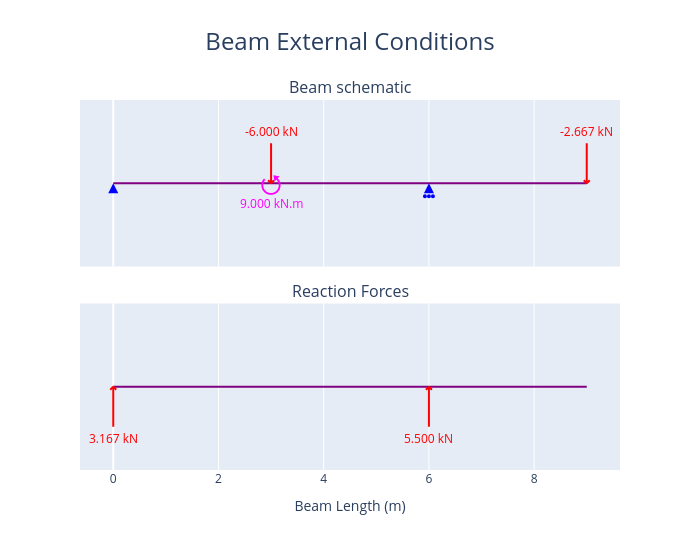

The code cell stored with this chart in its notebook:
### Code cell
fig = beam_1.plot_beam_external()
fig.show()

### Figure 1 — Plotly figure (JSON) as saved in the notebook; plotly's stock layout.template omitted (floating-point values rounded to 4 significant figures)
{"data": [{"hoverinfo": "skip", "hovertemplate": "%{x} %{meta[0]}", "line": {"color": "purple", "width": 2}, "meta": ["m"], "mode": "lines", "name": "Beam_", "type": "scatter", "x": [0, 9], "xaxis": "x", "y": [0, 0], "yaxis": "y"}, {"hoverinfo": "skip", "hovertemplate": "x: %{x:.3f} %{meta[1]}<br>Fixed: %{meta[0]}", "marker": {"color": "blue", "size": 10, "symbol": "triangle-up"}, "meta": ["[1, 1, 0]", "m"], "mode": "markers", "name": "Support", "opacity": 0, "showlegend": false, "type": "scatter", "x": [0], "xaxis": "x", "y": [0], "yaxis": "y"}, {"fill": "toself", "hoverinfo": "skip", "marker": {"color": "blue", "size": 10, "symbol": "arrow-up"}, "mode": "markers", "name": "Support", "showlegend": false, "type": "scatter", "x": [0], "xaxis": "x", "y": [0], "yaxis": "y"}, {"hoverinfo": "skip", "hovertemplate": "x: %{x:.3f} %{meta[1]}<br>Fixed: %{meta[0]}", "marker": {"color": "blue", "size": 10, "symbol": "triangle-up"}, "meta": ["[0, 1, 0]", "m"], "mode": "markers", "name": "Support", "opacity": 0, "showlegend": false, "type": "scatter", "x": [6], "xaxis": "x", "y": [0], "yaxis": "y"}, {"fill": "toself", "hoverinfo": "skip", "marker": {"color": "blue", "size": 10, "symbol": "arrow-up"}, "mode": "markers", "name": "Support", "showlegend": false, "type": "scatter", "x": [6], "xaxis": "x", "y": [0], "yaxis": "y"}, {"hoverinfo": "skip", "hovertemplate": "x: %{meta[1]:.3f} %{meta[2]}<br>Force: %{meta[0]:.3f} %{meta[3]}            <br>Angle: %{meta[5]:.3f} deg", "marker": {"color": "red", "size": 10, "symbol": "triangle-up"}, "meta": [-6, 3, "m", "kN", "kN.m", 90], "mode": "markers", "name": "Point<br>Load", "opacity": 0, "showlegend": false, "type": "scatter", "x": [3], "xaxis": "x", "y": [0], "yaxis": "y"}, {"hoverinfo": "skip", "hovertemplate": "x: %{meta[1]:.3f} %{meta[2]}<br>Moment: %{meta[0]:.3f} %{meta[4]}", "marker": {"color": "magenta", "size": 10, "symbol": "triangle-up"}, "meta": [9, 3, "m", "kN", "kN.m"], "mode": "markers", "name": "Point<br>Torque", "opacity": 0, "showlegend": false, "type": "scatter", "x": [3], "xaxis": "x", "y": [0], "yaxis": "y"}, {"hoverinfo": "skip", "hovertemplate": "x: %{meta[1]:.3f} %{meta[2]}<br>Force: %{meta[0]:.3f} %{meta[3]}            <br>Angle: %{meta[5]:.3f} deg", "marker": {"color": "red", "size": 10, "symbol": "triangle-up"}, "meta": [-2.667, 9, "m", "kN", "kN.m", 90], "mode": "markers", "name": "Point<br>Load", "opacity": 0, "showlegend": false, "type": "scatter", "x": [9], "xaxis": "x", "y": [0], "yaxis": "y"}, {"hoverinfo": "skip", "hovertemplate": "%{x}", "line": {"color": "purple", "width": 2}, "mode": "lines", "name": "Beam", "type": "scatter", "x": [0, 9], "xaxis": "x2", "y": [0, 0], "yaxis": "y2"}, {"hoverinfo": "skip", "hovertemplate": "Reactions<br>x coord: %{x:.3f} %{meta[3]}<br>y: %{meta[1]:.3f} %{meta[4]}", "marker": {"color": "red", "size": 10, "symbol": "triangle-up"}, "meta": [0, 3.167, 0, "m", "kN", "kN.m"], "mode": "markers", "name": "Reaction", "opacity": 0, "showlegend": false, "type": "scatter", "x": [0], "xaxis": "x2", "y": [0], "yaxis": "y2"}, {"hoverinfo": "skip", "hovertemplate": "Reactions<br>x coord: %{x:.3f} %{meta[3]}<br>y: %{meta[1]:.3f} %{meta[4]}", "marker": {"color": "red", "size": 10, "symbol": "triangle-up"}, "meta": [0, 5.5, 0, "m", "kN", "kN.m"], "mode": "markers", "name": "Reaction", "opacity": 0, "showlegend": false, "type": "scatter", "x": [6], "xaxis": "x2", "y": [0], "yaxis": "y2"}], "layout": {"annotations": [{"font": {"size": 16}, "showarrow": false, "text": "Beam schematic", "x": 0.5, "xanchor": "center", "xref": "paper", "y": 1, "yanchor": "bottom", "yref": "paper"}, {"font": {"size": 16}, "showarrow": false, "text": "Reaction Forces", "x": 0.5, "xanchor": "center", "xref": "paper", "y": 0.45, "yanchor": "bottom", "yref": "paper"}, {"font": {"color": "red"}, "showarrow": false, "text": "-6.000 kN", "x": 3, "xref": "x", "xshift": 0, "y": 0, "yref": "y", "yshift": 52}, {"font": {"color": "magenta", "size": 26}, "showarrow": false, "text": "⭯", "x": 3, "xref": "x", "y": 0, "yref": "y", "yshift": 0}, {"font": {"color": "magenta"}, "showarrow": false, "text": "9.000 kN.m", "x": 3, "xref": "x", "y": 0, "yref": "y", "yshift": -20}, {"font": {"color": "red"}, "showarrow": false, "text": "-2.667 kN", "x": 9, "xref": "x", "xshift": 0, "y": 0, "yref": "y", "yshift": 52}, {"font": {"color": "red"}, "showarrow": false, "text": "3.167 kN", "x": 0, "xref": "x2", "xshift": 0, "y": 0, "yref": "y2", "yshift": -52}, {"font": {"color": "red"}, "showarrow": false, "text": "5.500 kN", "x": 6, "xref": "x2", "xshift": 0, "y": 0, "yref": "y2", "yshift": -52}], "height": 550, "hovermode": "x", "shapes": [{"fillcolor": "blue", "line": {"color": "blue"}, "type": "circle", "x0": -1, "x1": 1, "xanchor": 6, "xref": "x", "xsizemode": "pixel", "y0": -14, "y1": -12, "yanchor": 0, "yref": "y", "ysizemode": "pixel"}, {"fillcolor": "blue", "line": {"color": "blue"}, "type": "circle", "x0": -5, "x1": -3, "xanchor": 6, "xref": "x", "xsizemode": "pixel", "y0": -14, "y1": -12, "yanchor": 0, "yref": "y", "ysizemode": "pixel"}, {"fillcolor": "blue", "line": {"color": "blue"}, "type": "circle", "x0": 3, "x1": 5, "xanchor": 6, "xref": "x", "xsizemode": "pixel", "y0": -14, "y1": -12, "yanchor": 0, "yref": "y", "ysizemode": "pixel"}, {"line": {"color": "red", "width": 2}, "type": "line", "x0": 0, "x1": -3, "xanchor": 3, "xref": "x", "xsizemode": "pixel", "y0": 0, "y1": 3, "yanchor": 0, "yref": "y", "ysizemode": "pixel"}, {"line": {"color": "red", "width": 2}, "type": "line", "x0": 0, "x1": 3, "xanchor": 3, "xref": "x", "xsizemode": "pixel", "y0": 0, "y1": 3, "yanchor": 0, "yref": "y", "ysizemode": "pixel"}, {"line": {"color": "red", "width": 2}, "type": "line", "x0": 0, "x1": 0, "xanchor": 3, "xref": "x", "xsizemode": "pixel", "y0": 0, "y1": 40, "yanchor": 0, "yref": "y", "ysizemode": "pixel"}, {"line": {"color": "red", "width": 2}, "type": "line", "x0": 0, "x1": -3, "xanchor": 9, "xref": "x", "xsizemode": "pixel", "y0": 0, "y1": 3, "yanchor": 0, "yref": "y", "ysizemode": "pixel"}, {"line": {"color": "red", "width": 2}, "type": "line", "x0": 0, "x1": 3, "xanchor": 9, "xref": "x", "xsizemode": "pixel", "y0": 0, "y1": 3, "yanchor": 0, "yref": "y", "ysizemode": "pixel"}, {"line": {"color": "red", "width": 2}, "type": "line", "x0": 0, "x1": 0, "xanchor": 9, "xref": "x", "xsizemode": "pixel", "y0": 0, "y1": 40, "yanchor": 0, "yref": "y", "ysizemode": "pixel"}, {"line": {"color": "red", "width": 2}, "type": "line", "x0": 0, "x1": 3, "xanchor": 0, "xref": "x2", "xsizemode": "pixel", "y0": 0, "y1": -3, "yanchor": 0, "yref": "y2", "ysizemode": "pixel"}, {"line": {"color": "red", "width": 2}, "type": "line", "x0": 0, "x1": -3, "xanchor": 0, "xref": "x2", "xsizemode": "pixel", "y0": 0, "y1": -3, "yanchor": 0, "yref": "y2", "ysizemode": "pixel"}, {"line": {"color": "red", "width": 2}, "type": "line", "x0": 0, "x1": 0, "xanchor": 0, "xref": "x2", "xsizemode": "pixel", "y0": 0, "y1": -40, "yanchor": 0, "yref": "y2", "ysizemode": "pixel"}, {"line": {"color": "red", "width": 2}, "type": "line", "x0": 0, "x1": 3, "xanchor": 6, "xref": "x2", "xsizemode": "pixel", "y0": 0, "y1": -3, "yanchor": 0, "yref": "y2", "ysizemode": "pixel"}, {"line": {"color": "red", "width": 2}, "type": "line", "x0": 0, "x1": -3, "xanchor": 6, "xref": "x2", "xsizemode": "pixel", "y0": 0, "y1": -3, "yanchor": 0, "yref": "y2", "ysizemode": "pixel"}, {"line": {"color": "red", "width": 2}, "type": "line", "x0": 0, "x1": 0, "xanchor": 6, "xref": "x2", "xsizemode": "pixel", "y0": 0, "y1": -40, "yanchor": 0, "yref": "y2", "ysizemode": "pixel"}], "showlegend": false, "title": {"font": {"size": 24}, "text": "Beam External Conditions", "x": 0.5}, "width": 700, "xaxis": {"anchor": "y", "domain": [0, 1], "matches": "x2", "showticklabels": false}, "xaxis2": {"anchor": "y2", "domain": [0, 1], "title": {"text": "Beam Length (m)"}}, "yaxis": {"anchor": "x", "domain": [0.55, 1], "fixedrange": true, "range": [-3, 3], "visible": false}, "yaxis2": {"anchor": "x2", "domain": [0, 0.45], "fixedrange": true, "range": [-3, 3], "visible": false}}}
